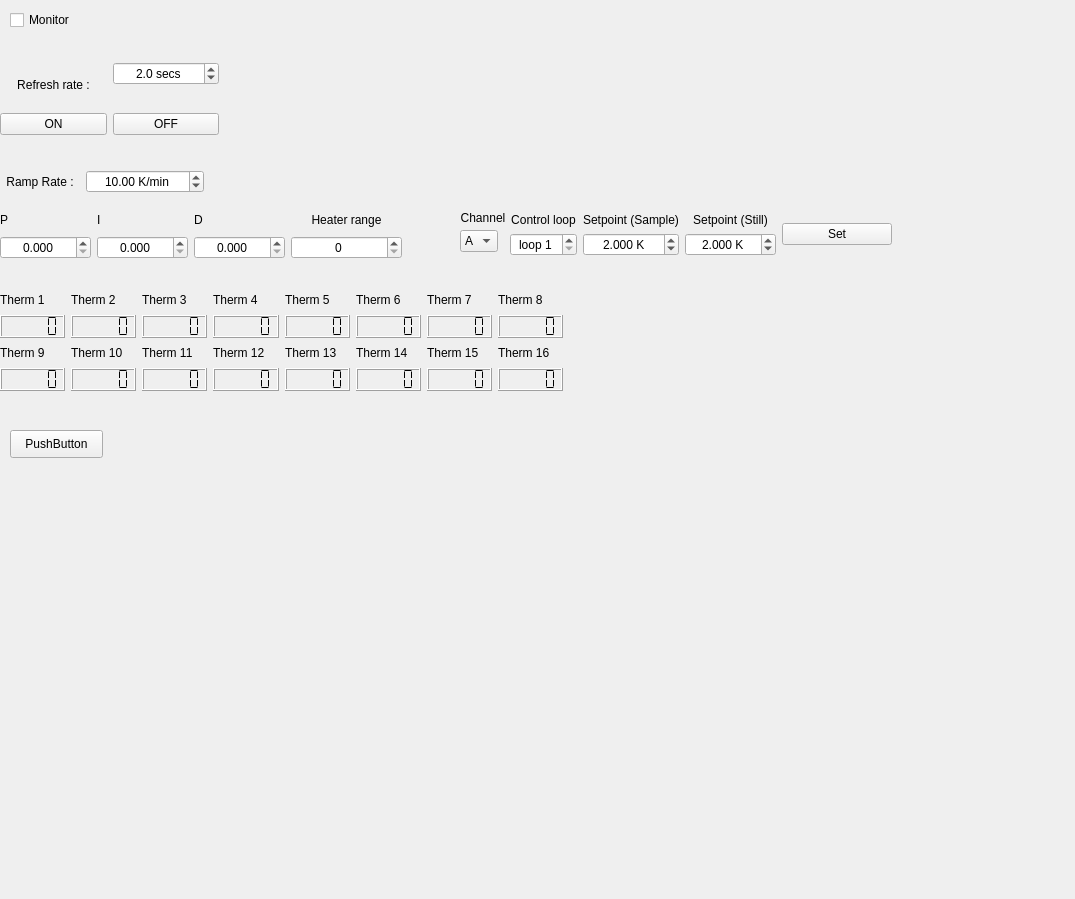
<?xml version="1.0" encoding="UTF-8"?>
<ui version="4.0">
 <class>Panel</class>
 <widget class="QWidget" name="Panel">
  <property name="geometry">
   <rect>
    <x>0</x>
    <y>0</y>
    <width>1075</width>
    <height>899</height>
   </rect>
  </property>
  <property name="windowTitle">
   <string>Lakeshore - 372</string>
  </property>
  <widget class="QCheckBox" name="monitor">
   <property name="geometry">
    <rect>
     <x>10</x>
     <y>10</y>
     <width>74</width>
     <height>20</height>
    </rect>
   </property>
   <property name="text">
    <string>Monitor </string>
   </property>
   <property name="checked">
    <bool>false</bool>
   </property>
  </widget>
  <widget class="QLabel" name="label_24">
   <property name="geometry">
    <rect>
     <x>460</x>
     <y>210</y>
     <width>46</width>
     <height>16</height>
    </rect>
   </property>
   <property name="text">
    <string>Channel</string>
   </property>
   <property name="alignment">
    <set>Qt::AlignCenter</set>
   </property>
  </widget>
  <widget class="QComboBox" name="temp_controller_channel">
   <property name="geometry">
    <rect>
     <x>460</x>
     <y>230</y>
     <width>38</width>
     <height>22</height>
    </rect>
   </property>
   <item>
    <property name="text">
     <string>A</string>
    </property>
   </item>
   <item>
    <property name="text">
     <string>B</string>
    </property>
   </item>
   <item>
    <property name="text">
     <string>C</string>
    </property>
   </item>
   <item>
    <property name="text">
     <string>D</string>
    </property>
   </item>
  </widget>
  <widget class="QPushButton" name="pushButton">
   <property name="geometry">
    <rect>
     <x>10</x>
     <y>430</y>
     <width>93</width>
     <height>28</height>
    </rect>
   </property>
   <property name="text">
    <string>PushButton</string>
   </property>
  </widget>
  <widget class="QWidget" name="">
   <property name="geometry">
    <rect>
     <x>0</x>
     <y>290</y>
     <width>563</width>
     <height>101</height>
    </rect>
   </property>
   <layout class="QGridLayout" name="gridLayout">
    <item row="0" column="0">
     <widget class="QLabel" name="label">
      <property name="text">
       <string>Therm 1</string>
      </property>
     </widget>
    </item>
    <item row="0" column="1">
     <widget class="QLabel" name="label_3">
      <property name="text">
       <string>Therm 2</string>
      </property>
     </widget>
    </item>
    <item row="0" column="2">
     <widget class="QLabel" name="label_4">
      <property name="text">
       <string>Therm 3</string>
      </property>
     </widget>
    </item>
    <item row="0" column="3">
     <widget class="QLabel" name="label_5">
      <property name="text">
       <string>Therm 4</string>
      </property>
     </widget>
    </item>
    <item row="0" column="4">
     <widget class="QLabel" name="label_6">
      <property name="text">
       <string>Therm 5</string>
      </property>
     </widget>
    </item>
    <item row="0" column="5">
     <widget class="QLabel" name="label_7">
      <property name="text">
       <string>Therm 6</string>
      </property>
     </widget>
    </item>
    <item row="0" column="6">
     <widget class="QLabel" name="label_12">
      <property name="text">
       <string>Therm 7</string>
      </property>
     </widget>
    </item>
    <item row="0" column="7">
     <widget class="QLabel" name="label_13">
      <property name="text">
       <string>Therm 8</string>
      </property>
     </widget>
    </item>
    <item row="1" column="0">
     <widget class="QLCDNumber" name="LCDTherm1">
      <property name="segmentStyle">
       <enum>QLCDNumber::Flat</enum>
      </property>
     </widget>
    </item>
    <item row="1" column="1">
     <widget class="QLCDNumber" name="LCDTherm2">
      <property name="segmentStyle">
       <enum>QLCDNumber::Flat</enum>
      </property>
     </widget>
    </item>
    <item row="1" column="2">
     <widget class="QLCDNumber" name="LCDTherm3">
      <property name="segmentStyle">
       <enum>QLCDNumber::Flat</enum>
      </property>
     </widget>
    </item>
    <item row="1" column="3">
     <widget class="QLCDNumber" name="LCDTherm4">
      <property name="segmentStyle">
       <enum>QLCDNumber::Flat</enum>
      </property>
     </widget>
    </item>
    <item row="1" column="4">
     <widget class="QLCDNumber" name="LCDTherm5">
      <property name="segmentStyle">
       <enum>QLCDNumber::Flat</enum>
      </property>
     </widget>
    </item>
    <item row="1" column="5">
     <widget class="QLCDNumber" name="LCDTherm6">
      <property name="segmentStyle">
       <enum>QLCDNumber::Flat</enum>
      </property>
     </widget>
    </item>
    <item row="1" column="6">
     <widget class="QLCDNumber" name="LCDTherm7">
      <property name="segmentStyle">
       <enum>QLCDNumber::Flat</enum>
      </property>
     </widget>
    </item>
    <item row="1" column="7">
     <widget class="QLCDNumber" name="LCDTherm8">
      <property name="segmentStyle">
       <enum>QLCDNumber::Flat</enum>
      </property>
     </widget>
    </item>
    <item row="2" column="0">
     <widget class="QLabel" name="label_8">
      <property name="text">
       <string>Therm 9</string>
      </property>
     </widget>
    </item>
    <item row="2" column="1">
     <widget class="QLabel" name="label_10">
      <property name="text">
       <string>Therm 10</string>
      </property>
     </widget>
    </item>
    <item row="2" column="2">
     <widget class="QLabel" name="label_9">
      <property name="text">
       <string>Therm 11</string>
      </property>
     </widget>
    </item>
    <item row="2" column="3">
     <widget class="QLabel" name="label_11">
      <property name="text">
       <string>Therm 12</string>
      </property>
     </widget>
    </item>
    <item row="2" column="4">
     <widget class="QLabel" name="label_18">
      <property name="text">
       <string>Therm 13</string>
      </property>
     </widget>
    </item>
    <item row="2" column="5">
     <widget class="QLabel" name="label_19">
      <property name="text">
       <string>Therm 14</string>
      </property>
     </widget>
    </item>
    <item row="2" column="6">
     <widget class="QLabel" name="label_14">
      <property name="text">
       <string>Therm 15</string>
      </property>
     </widget>
    </item>
    <item row="2" column="7">
     <widget class="QLabel" name="label_16">
      <property name="text">
       <string>Therm 16</string>
      </property>
     </widget>
    </item>
    <item row="3" column="0">
     <widget class="QLCDNumber" name="LCDTherm9">
      <property name="segmentStyle">
       <enum>QLCDNumber::Flat</enum>
      </property>
     </widget>
    </item>
    <item row="3" column="1">
     <widget class="QLCDNumber" name="LCDTherm10">
      <property name="segmentStyle">
       <enum>QLCDNumber::Flat</enum>
      </property>
     </widget>
    </item>
    <item row="3" column="2">
     <widget class="QLCDNumber" name="LCDTherm11">
      <property name="segmentStyle">
       <enum>QLCDNumber::Flat</enum>
      </property>
     </widget>
    </item>
    <item row="3" column="3">
     <widget class="QLCDNumber" name="LCDTherm12">
      <property name="segmentStyle">
       <enum>QLCDNumber::Flat</enum>
      </property>
     </widget>
    </item>
    <item row="3" column="4">
     <widget class="QLCDNumber" name="LCDTherm13">
      <property name="segmentStyle">
       <enum>QLCDNumber::Flat</enum>
      </property>
     </widget>
    </item>
    <item row="3" column="5">
     <widget class="QLCDNumber" name="LCDTherm14">
      <property name="segmentStyle">
       <enum>QLCDNumber::Flat</enum>
      </property>
     </widget>
    </item>
    <item row="3" column="6">
     <widget class="QLCDNumber" name="LCDTherm15">
      <property name="segmentStyle">
       <enum>QLCDNumber::Flat</enum>
      </property>
     </widget>
    </item>
    <item row="3" column="7">
     <widget class="QLCDNumber" name="LCDTherm16">
      <property name="segmentStyle">
       <enum>QLCDNumber::Flat</enum>
      </property>
     </widget>
    </item>
   </layout>
  </widget>
  <widget class="QWidget" name="">
   <property name="geometry">
    <rect>
     <x>0</x>
     <y>170</y>
     <width>204</width>
     <height>24</height>
    </rect>
   </property>
   <layout class="QGridLayout" name="gridLayout_4">
    <item row="0" column="0">
     <widget class="QLabel" name="label_45">
      <property name="text">
       <string>Ramp Rate :</string>
      </property>
      <property name="alignment">
       <set>Qt::AlignCenter</set>
      </property>
     </widget>
    </item>
    <item row="0" column="1">
     <widget class="QDoubleSpinBox" name="temp_controller_ramprate">
      <property name="minimumSize">
       <size>
        <width>91</width>
        <height>0</height>
       </size>
      </property>
      <property name="alignment">
       <set>Qt::AlignCenter</set>
      </property>
      <property name="suffix">
       <string> K/min</string>
      </property>
      <property name="decimals">
       <number>2</number>
      </property>
      <property name="maximum">
       <double>200000.000000000000000</double>
      </property>
      <property name="singleStep">
       <double>1.000000000000000</double>
      </property>
      <property name="value">
       <double>10.000000000000000</double>
      </property>
     </widget>
    </item>
   </layout>
  </widget>
  <widget class="QWidget" name="">
   <property name="geometry">
    <rect>
     <x>0</x>
     <y>40</y>
     <width>219</width>
     <height>119</height>
    </rect>
   </property>
   <layout class="QGridLayout" name="gridLayout_6">
    <item row="0" column="1">
     <widget class="QDoubleSpinBox" name="refresh_rate">
      <property name="minimumSize">
       <size>
        <width>91</width>
        <height>0</height>
       </size>
      </property>
      <property name="alignment">
       <set>Qt::AlignCenter</set>
      </property>
      <property name="suffix">
       <string> secs</string>
      </property>
      <property name="decimals">
       <number>1</number>
      </property>
      <property name="maximum">
       <double>9999999.000000000000000</double>
      </property>
      <property name="singleStep">
       <double>0.500000000000000</double>
      </property>
      <property name="value">
       <double>2.000000000000000</double>
      </property>
     </widget>
    </item>
    <item row="1" column="1">
     <widget class="QPushButton" name="pushButton_7">
      <property name="text">
       <string>OFF</string>
      </property>
      <property name="default">
       <bool>false</bool>
      </property>
     </widget>
    </item>
    <item row="0" column="0" rowspan="2">
     <layout class="QGridLayout" name="gridLayout_5">
      <item row="0" column="0">
       <widget class="QLabel" name="label_47">
        <property name="text">
         <string>Refresh rate :</string>
        </property>
        <property name="alignment">
         <set>Qt::AlignCenter</set>
        </property>
       </widget>
      </item>
      <item row="1" column="0">
       <widget class="QPushButton" name="pushButton_5">
        <property name="text">
         <string>ON</string>
        </property>
        <property name="default">
         <bool>false</bool>
        </property>
       </widget>
      </item>
     </layout>
    </item>
   </layout>
  </widget>
  <widget class="QWidget" name="">
   <property name="geometry">
    <rect>
     <x>0</x>
     <y>210</y>
     <width>402</width>
     <height>49</height>
    </rect>
   </property>
   <layout class="QGridLayout" name="gridLayout_9">
    <item row="0" column="0">
     <layout class="QGridLayout" name="gridLayout_2">
      <item row="0" column="0">
       <widget class="QLabel" name="label_72">
        <property name="text">
         <string>P</string>
        </property>
       </widget>
      </item>
      <item row="0" column="1">
       <widget class="QLabel" name="label_75">
        <property name="text">
         <string>I</string>
        </property>
       </widget>
      </item>
      <item row="0" column="2">
       <widget class="QLabel" name="label_76">
        <property name="text">
         <string>D</string>
        </property>
       </widget>
      </item>
      <item row="1" column="0">
       <widget class="QDoubleSpinBox" name="temp_controller_P">
        <property name="minimumSize">
         <size>
          <width>91</width>
          <height>0</height>
         </size>
        </property>
        <property name="alignment">
         <set>Qt::AlignCenter</set>
        </property>
        <property name="suffix">
         <string/>
        </property>
        <property name="decimals">
         <number>3</number>
        </property>
        <property name="maximum">
         <double>9999999.000000000000000</double>
        </property>
        <property name="singleStep">
         <double>0.100000000000000</double>
        </property>
        <property name="value">
         <double>0.000000000000000</double>
        </property>
       </widget>
      </item>
      <item row="1" column="1">
       <widget class="QDoubleSpinBox" name="temp_controller_I">
        <property name="minimumSize">
         <size>
          <width>91</width>
          <height>0</height>
         </size>
        </property>
        <property name="alignment">
         <set>Qt::AlignCenter</set>
        </property>
        <property name="suffix">
         <string/>
        </property>
        <property name="decimals">
         <number>3</number>
        </property>
        <property name="maximum">
         <double>9999999.000000000000000</double>
        </property>
        <property name="singleStep">
         <double>10.000000000000000</double>
        </property>
        <property name="value">
         <double>0.000000000000000</double>
        </property>
       </widget>
      </item>
      <item row="1" column="2">
       <widget class="QDoubleSpinBox" name="temp_controller_D">
        <property name="minimumSize">
         <size>
          <width>91</width>
          <height>0</height>
         </size>
        </property>
        <property name="alignment">
         <set>Qt::AlignCenter</set>
        </property>
        <property name="suffix">
         <string/>
        </property>
        <property name="decimals">
         <number>3</number>
        </property>
        <property name="maximum">
         <double>9999999.000000000000000</double>
        </property>
        <property name="singleStep">
         <double>1.000000000000000</double>
        </property>
        <property name="value">
         <double>0.000000000000000</double>
        </property>
       </widget>
      </item>
     </layout>
    </item>
    <item row="0" column="1">
     <layout class="QGridLayout" name="gridLayout_7">
      <item row="0" column="0">
       <widget class="QLabel" name="label_2">
        <property name="text">
         <string>Heater range</string>
        </property>
        <property name="alignment">
         <set>Qt::AlignCenter</set>
        </property>
       </widget>
      </item>
      <item row="1" column="0">
       <widget class="QSpinBox" name="spinBox">
        <property name="alignment">
         <set>Qt::AlignCenter</set>
        </property>
        <property name="maximum">
         <number>5</number>
        </property>
       </widget>
      </item>
     </layout>
    </item>
   </layout>
  </widget>
  <widget class="QWidget" name="">
   <property name="geometry">
    <rect>
     <x>510</x>
     <y>210</y>
     <width>382</width>
     <height>49</height>
    </rect>
   </property>
   <layout class="QGridLayout" name="gridLayout_8">
    <item row="0" column="1">
     <widget class="QPushButton" name="pushButton_6">
      <property name="text">
       <string>Set</string>
      </property>
      <property name="default">
       <bool>false</bool>
      </property>
     </widget>
    </item>
    <item row="0" column="0">
     <layout class="QGridLayout" name="gridLayout_3">
      <item row="0" column="0">
       <widget class="QLabel" name="label_46">
        <property name="text">
         <string>Control loop</string>
        </property>
        <property name="alignment">
         <set>Qt::AlignCenter</set>
        </property>
       </widget>
      </item>
      <item row="0" column="2">
       <widget class="QLabel" name="label_48">
        <property name="text">
         <string>Setpoint (Still)</string>
        </property>
        <property name="alignment">
         <set>Qt::AlignCenter</set>
        </property>
       </widget>
      </item>
      <item row="1" column="0">
       <widget class="QSpinBox" name="temp_controller_loop">
        <property name="alignment">
         <set>Qt::AlignCenter</set>
        </property>
        <property name="prefix">
         <string>loop </string>
        </property>
        <property name="minimum">
         <number>1</number>
        </property>
       </widget>
      </item>
      <item row="1" column="1">
       <widget class="QDoubleSpinBox" name="temp_controller_sample_setpoint">
        <property name="minimumSize">
         <size>
          <width>91</width>
          <height>0</height>
         </size>
        </property>
        <property name="alignment">
         <set>Qt::AlignCenter</set>
        </property>
        <property name="suffix">
         <string> K</string>
        </property>
        <property name="decimals">
         <number>3</number>
        </property>
        <property name="maximum">
         <double>330.000000000000000</double>
        </property>
        <property name="singleStep">
         <double>0.100000000000000</double>
        </property>
        <property name="value">
         <double>2.000000000000000</double>
        </property>
       </widget>
      </item>
      <item row="1" column="2">
       <widget class="QDoubleSpinBox" name="temp_controller_still_setpoint">
        <property name="minimumSize">
         <size>
          <width>91</width>
          <height>0</height>
         </size>
        </property>
        <property name="alignment">
         <set>Qt::AlignCenter</set>
        </property>
        <property name="suffix">
         <string> K</string>
        </property>
        <property name="decimals">
         <number>3</number>
        </property>
        <property name="maximum">
         <double>330.000000000000000</double>
        </property>
        <property name="singleStep">
         <double>0.100000000000000</double>
        </property>
        <property name="value">
         <double>2.000000000000000</double>
        </property>
       </widget>
      </item>
      <item row="0" column="1">
       <widget class="QLabel" name="label_44">
        <property name="text">
         <string>Setpoint (Sample)</string>
        </property>
        <property name="alignment">
         <set>Qt::AlignCenter</set>
        </property>
       </widget>
      </item>
     </layout>
    </item>
   </layout>
  </widget>
 </widget>
 <resources/>
 <connections>
  <connection>
   <sender>pushButton_6</sender>
   <signal>clicked()</signal>
   <receiver>Panel</receiver>
   <slot>set_setpoint()</slot>
   <hints>
    <hint type="sourcelabel">
     <x>776</x>
     <y>220</y>
    </hint>
    <hint type="destinationlabel">
     <x>410</x>
     <y>209</y>
    </hint>
   </hints>
  </connection>
  <connection>
   <sender>pushButton_7</sender>
   <signal>clicked()</signal>
   <receiver>Panel</receiver>
   <slot>stop_ramp()</slot>
   <hints>
    <hint type="sourcelabel">
     <x>115</x>
     <y>125</y>
    </hint>
    <hint type="destinationlabel">
     <x>410</x>
     <y>56</y>
    </hint>
   </hints>
  </connection>
  <connection>
   <sender>pushButton_5</sender>
   <signal>clicked()</signal>
   <receiver>Panel</receiver>
   <slot>init_ramp()</slot>
   <hints>
    <hint type="sourcelabel">
     <x>4</x>
     <y>124</y>
    </hint>
    <hint type="destinationlabel">
     <x>230</x>
     <y>45</y>
    </hint>
   </hints>
  </connection>
  <connection>
   <sender>temp_controller_P</sender>
   <signal>valueChanged(double)</signal>
   <receiver>Panel</receiver>
   <slot>PID_all_update()</slot>
   <hints>
    <hint type="sourcelabel">
     <x>92</x>
     <y>238</y>
    </hint>
    <hint type="destinationlabel">
     <x>118</x>
     <y>209</y>
    </hint>
   </hints>
  </connection>
  <connection>
   <sender>temp_controller_I</sender>
   <signal>valueChanged(double)</signal>
   <receiver>Panel</receiver>
   <slot>PID_all_update()</slot>
   <hints>
    <hint type="sourcelabel">
     <x>190</x>
     <y>238</y>
    </hint>
    <hint type="destinationlabel">
     <x>256</x>
     <y>209</y>
    </hint>
   </hints>
  </connection>
  <connection>
   <sender>temp_controller_D</sender>
   <signal>valueChanged(double)</signal>
   <receiver>Panel</receiver>
   <slot>PID_all_update()</slot>
   <hints>
    <hint type="sourcelabel">
     <x>217</x>
     <y>238</y>
    </hint>
    <hint type="destinationlabel">
     <x>399</x>
     <y>209</y>
    </hint>
   </hints>
  </connection>
  <connection>
   <sender>spinBox</sender>
   <signal>valueChanged(int)</signal>
   <receiver>Panel</receiver>
   <slot>set_heater_range()</slot>
   <hints>
    <hint type="sourcelabel">
     <x>312</x>
     <y>238</y>
    </hint>
    <hint type="destinationlabel">
     <x>372</x>
     <y>180</y>
    </hint>
   </hints>
  </connection>
  <connection>
   <sender>refresh_rate</sender>
   <signal>valueChanged(double)</signal>
   <receiver>Panel</receiver>
   <slot>update_timer_timeout()</slot>
   <hints>
    <hint type="sourcelabel">
     <x>201</x>
     <y>77</y>
    </hint>
    <hint type="destinationlabel">
     <x>300</x>
     <y>4</y>
    </hint>
   </hints>
  </connection>
  <connection>
   <sender>monitor</sender>
   <signal>clicked(bool)</signal>
   <receiver>Panel</receiver>
   <slot>autocheckT()</slot>
   <hints>
    <hint type="sourcelabel">
     <x>47</x>
     <y>22</y>
    </hint>
    <hint type="destinationlabel">
     <x>99</x>
     <y>4</y>
    </hint>
   </hints>
  </connection>
  <connection>
   <sender>monitor</sender>
   <signal>stateChanged(int)</signal>
   <receiver>LCDTherm1</receiver>
   <slot>display(int)</slot>
   <hints>
    <hint type="sourcelabel">
     <x>30</x>
     <y>19</y>
    </hint>
    <hint type="destinationlabel">
     <x>64</x>
     <y>336</y>
    </hint>
   </hints>
  </connection>
  <connection>
   <sender>monitor</sender>
   <signal>stateChanged(int)</signal>
   <receiver>LCDTherm2</receiver>
   <slot>display(int)</slot>
   <hints>
    <hint type="sourcelabel">
     <x>83</x>
     <y>18</y>
    </hint>
    <hint type="destinationlabel">
     <x>103</x>
     <y>336</y>
    </hint>
   </hints>
  </connection>
  <connection>
   <sender>monitor</sender>
   <signal>stateChanged(int)</signal>
   <receiver>LCDTherm3</receiver>
   <slot>display(int)</slot>
   <hints>
    <hint type="sourcelabel">
     <x>83</x>
     <y>21</y>
    </hint>
    <hint type="destinationlabel">
     <x>206</x>
     <y>336</y>
    </hint>
   </hints>
  </connection>
  <connection>
   <sender>monitor</sender>
   <signal>stateChanged(int)</signal>
   <receiver>LCDTherm4</receiver>
   <slot>display(int)</slot>
   <hints>
    <hint type="sourcelabel">
     <x>83</x>
     <y>26</y>
    </hint>
    <hint type="destinationlabel">
     <x>261</x>
     <y>336</y>
    </hint>
   </hints>
  </connection>
  <connection>
   <sender>monitor</sender>
   <signal>stateChanged(int)</signal>
   <receiver>LCDTherm5</receiver>
   <slot>display(int)</slot>
   <hints>
    <hint type="sourcelabel">
     <x>83</x>
     <y>17</y>
    </hint>
    <hint type="destinationlabel">
     <x>330</x>
     <y>333</y>
    </hint>
   </hints>
  </connection>
  <connection>
   <sender>monitor</sender>
   <signal>stateChanged(int)</signal>
   <receiver>LCDTherm6</receiver>
   <slot>display(int)</slot>
   <hints>
    <hint type="sourcelabel">
     <x>83</x>
     <y>12</y>
    </hint>
    <hint type="destinationlabel">
     <x>409</x>
     <y>336</y>
    </hint>
   </hints>
  </connection>
  <connection>
   <sender>monitor</sender>
   <signal>stateChanged(int)</signal>
   <receiver>LCDTherm7</receiver>
   <slot>display(int)</slot>
   <hints>
    <hint type="sourcelabel">
     <x>83</x>
     <y>16</y>
    </hint>
    <hint type="destinationlabel">
     <x>446</x>
     <y>336</y>
    </hint>
   </hints>
  </connection>
  <connection>
   <sender>monitor</sender>
   <signal>stateChanged(int)</signal>
   <receiver>LCDTherm8</receiver>
   <slot>display(int)</slot>
   <hints>
    <hint type="sourcelabel">
     <x>83</x>
     <y>21</y>
    </hint>
    <hint type="destinationlabel">
     <x>519</x>
     <y>336</y>
    </hint>
   </hints>
  </connection>
  <connection>
   <sender>monitor</sender>
   <signal>stateChanged(int)</signal>
   <receiver>LCDTherm9</receiver>
   <slot>display(int)</slot>
   <hints>
    <hint type="sourcelabel">
     <x>83</x>
     <y>10</y>
    </hint>
    <hint type="destinationlabel">
     <x>61</x>
     <y>373</y>
    </hint>
   </hints>
  </connection>
  <connection>
   <sender>monitor</sender>
   <signal>stateChanged(int)</signal>
   <receiver>LCDTherm10</receiver>
   <slot>display(int)</slot>
   <hints>
    <hint type="sourcelabel">
     <x>83</x>
     <y>18</y>
    </hint>
    <hint type="destinationlabel">
     <x>104</x>
     <y>370</y>
    </hint>
   </hints>
  </connection>
  <connection>
   <sender>monitor</sender>
   <signal>stateChanged(int)</signal>
   <receiver>LCDTherm11</receiver>
   <slot>display(int)</slot>
   <hints>
    <hint type="sourcelabel">
     <x>83</x>
     <y>15</y>
    </hint>
    <hint type="destinationlabel">
     <x>194</x>
     <y>389</y>
    </hint>
   </hints>
  </connection>
  <connection>
   <sender>monitor</sender>
   <signal>stateChanged(int)</signal>
   <receiver>LCDTherm12</receiver>
   <slot>display(int)</slot>
   <hints>
    <hint type="sourcelabel">
     <x>83</x>
     <y>12</y>
    </hint>
    <hint type="destinationlabel">
     <x>260</x>
     <y>389</y>
    </hint>
   </hints>
  </connection>
  <connection>
   <sender>monitor</sender>
   <signal>stateChanged(int)</signal>
   <receiver>LCDTherm13</receiver>
   <slot>display(int)</slot>
   <hints>
    <hint type="sourcelabel">
     <x>83</x>
     <y>23</y>
    </hint>
    <hint type="destinationlabel">
     <x>334</x>
     <y>384</y>
    </hint>
   </hints>
  </connection>
  <connection>
   <sender>monitor</sender>
   <signal>stateChanged(int)</signal>
   <receiver>LCDTherm14</receiver>
   <slot>display(int)</slot>
   <hints>
    <hint type="sourcelabel">
     <x>83</x>
     <y>12</y>
    </hint>
    <hint type="destinationlabel">
     <x>393</x>
     <y>381</y>
    </hint>
   </hints>
  </connection>
  <connection>
   <sender>monitor</sender>
   <signal>stateChanged(int)</signal>
   <receiver>LCDTherm15</receiver>
   <slot>display(int)</slot>
   <hints>
    <hint type="sourcelabel">
     <x>69</x>
     <y>18</y>
    </hint>
    <hint type="destinationlabel">
     <x>443</x>
     <y>389</y>
    </hint>
   </hints>
  </connection>
  <connection>
   <sender>monitor</sender>
   <signal>stateChanged(int)</signal>
   <receiver>LCDTherm16</receiver>
   <slot>display(int)</slot>
   <hints>
    <hint type="sourcelabel">
     <x>83</x>
     <y>20</y>
    </hint>
    <hint type="destinationlabel">
     <x>534</x>
     <y>389</y>
    </hint>
   </hints>
  </connection>
 </connections>
 <slots>
  <slot>insert_row()</slot>
  <slot>delete_row()</slot>
  <slot>set_setpoint()</slot>
  <slot>stop_ramp()</slot>
  <slot>init_ramp()</slot>
  <slot>PID_P_update()</slot>
  <slot>PID_D_update()</slot>
  <slot>PID_I_update()</slot>
  <slot>set_heater_range()</slot>
  <slot>autocheckT()</slot>
  <slot>update_timer_timeout()</slot>
  <slot>PID_all_update()</slot>
 </slots>
</ui>
